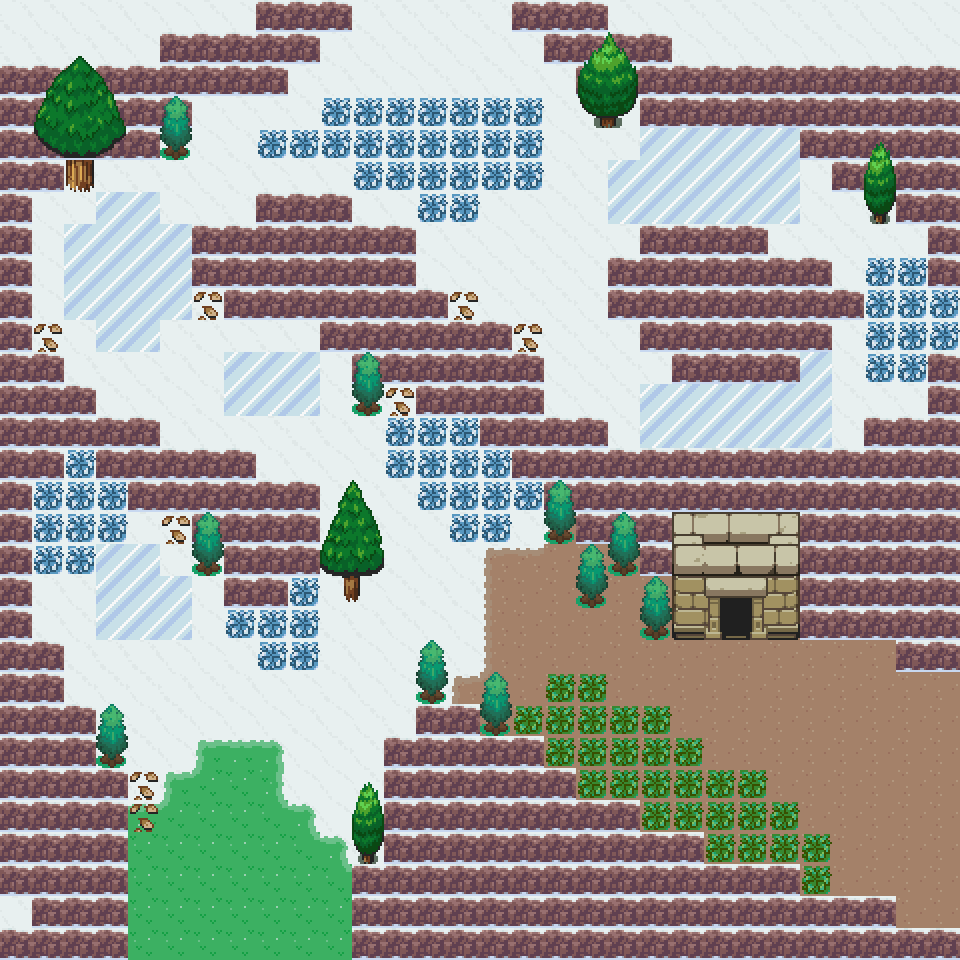

Rendered tile map (Tiled .tmx) drawn with the repository's tilesets; below, a short description and the map source with its tile grids summarised:
An orthogonal 30x30 tile map with 32x32 px tiles, 4 tile layers (Tile Layer 1, Tile Layer 2, Tile Layer 3, Tile Layer 4), 2 tilesets and 67 objects (51x event, 16x collision).

<map version="1.10" tiledversion="1.11.1-99-gec89c545" orientation="orthogonal" renderorder="right-down" compressionlevel="0" width="30" height="30" tilewidth="32" tileheight="32" infinite="0" nextlayerid="8" nextobjectid="77">
 <properties>
  <property name="edges" value="clamped" />
 </properties>
 <tileset firstgid="1" source="../gfx/tilesets/core_outdoor.tsx" />
 <tileset firstgid="2776" source="../gfx/tilesets/oceanset_outside.tsx" />
 <layer id="1" name="Tile Layer 1" width="30" height="30">
  <data>[900 cells, 900 non-empty, 7 distinct tile ids]</data>
 </layer>
 <layer id="2" name="Tile Layer 2" width="30" height="30">
  <data>[900 cells, 65 non-empty, 27 distinct tile ids]</data>
 </layer>
 <layer id="5" name="Tile Layer 3" width="30" height="30">
  <data>[900 cells, 129 non-empty, 40 distinct tile ids]</data>
 </layer>
 <layer id="7" name="Tile Layer 4" width="30" height="30">
  <data>[900 cells, 0 non-empty, 0 distinct tile ids]</data>
 </layer>
 <objectgroup color="#ffff00" id="4" name="Events">
  <object id="1" name="Teleport to River Village" type="event" x="128" y="928" width="32" height="32">
   <properties>
    <property name="act1" value="transition_teleport player,water_river_village.tmx,15,0,0.5" />
    <property name="act2" value="char_face player,down" />
    <property name="cond1" value="is char_at player" />
    <property name="cond2" value="is char_facing player,down" />
   </properties>
  </object>
  <object id="2" name="Teleport to River Village" type="event" x="160" y="928" width="32" height="32">
   <properties>
    <property name="act1" value="transition_teleport player,water_river_village.tmx,15,0,0.5" />
    <property name="act2" value="char_face player,down" />
    <property name="cond1" value="is char_at player" />
    <property name="cond2" value="is char_facing player,down" />
   </properties>
  </object>
  <object id="3" name="Teleport to River Village" type="event" x="192" y="928" width="32" height="32">
   <properties>
    <property name="act1" value="transition_teleport player,water_river_village.tmx,16,0,0.5" />
    <property name="act2" value="char_face player,down" />
    <property name="cond1" value="is char_at player" />
    <property name="cond2" value="is char_facing player,down" />
   </properties>
  </object>
  <object id="4" name="Teleport to River Village" type="event" x="224" y="928" width="32" height="32">
   <properties>
    <property name="act1" value="transition_teleport player,water_river_village.tmx,17,0,0.5" />
    <property name="act2" value="char_face player,down" />
    <property name="cond1" value="is char_at player" />
    <property name="cond2" value="is char_facing player,down" />
   </properties>
  </object>
  <object id="5" name="Teleport to River Village" type="event" x="256" y="928" width="32" height="32">
   <properties>
    <property name="act1" value="transition_teleport player,water_river_village.tmx,18,0,0.5" />
    <property name="act2" value="char_face player,down" />
    <property name="cond1" value="is char_at player" />
    <property name="cond2" value="is char_facing player,down" />
   </properties>
  </object>
  <object id="6" name="Teleport to River Village" type="event" x="288" y="928" width="32" height="32">
   <properties>
    <property name="act1" value="transition_teleport player,water_river_village.tmx,19,0,0.5" />
    <property name="act2" value="char_face player,down" />
    <property name="cond1" value="is char_at player" />
    <property name="cond2" value="is char_facing player,down" />
   </properties>
  </object>
  <object id="7" name="Teleport to River Village" type="event" x="320" y="928" width="32" height="32">
   <properties>
    <property name="act1" value="transition_teleport player,water_river_village.tmx,19,0,0.5" />
    <property name="act2" value="char_face player,down" />
    <property name="cond1" value="is char_at player" />
    <property name="cond2" value="is char_facing player,down" />
   </properties>
  </object>
  <object id="8" name="Teleport to Ice Village" type="event" x="352" y="0" width="32" height="32">
   <properties>
    <property name="act1" value="transition_teleport player,water_snow_village.tmx,11,29,0.5" />
    <property name="act2" value="char_face player,up" />
    <property name="cond1" value="is char_at player" />
    <property name="cond2" value="is char_facing player,up" />
   </properties>
  </object>
  <object id="9" name="Teleport to Ice Village" type="event" x="384" y="0" width="32" height="32">
   <properties>
    <property name="act1" value="transition_teleport player,water_snow_village.tmx,12,29,0.5" />
    <property name="act2" value="char_face player,up" />
    <property name="cond1" value="is char_at player" />
    <property name="cond2" value="is char_facing player,up" />
   </properties>
  </object>
  <object id="10" name="Teleport to Ice Village" type="event" x="416" y="0" width="32" height="32">
   <properties>
    <property name="act1" value="transition_teleport player,water_snow_village.tmx,13,29,0.5" />
    <property name="act2" value="char_face player,up" />
    <property name="cond1" value="is char_at player" />
    <property name="cond2" value="is char_facing player,up" />
   </properties>
  </object>
  <object id="11" name="Teleport to Ice Village" type="event" x="448" y="0" width="32" height="32">
   <properties>
    <property name="act1" value="transition_teleport player,water_snow_village.tmx,14,29,0.5" />
    <property name="act2" value="char_face player,up" />
    <property name="cond1" value="is char_at player" />
    <property name="cond2" value="is char_facing player,up" />
   </properties>
  </object>
  <object id="12" name="Teleport to Ice Village" type="event" x="480" y="0" width="32" height="32">
   <properties>
    <property name="act1" value="transition_teleport player,water_snow_village.tmx,15,29,0.5" />
    <property name="act2" value="char_face player,up" />
    <property name="cond1" value="is char_at player" />
    <property name="cond2" value="is char_facing player,up" />
   </properties>
  </object>
  <object id="13" name="Teleport to Volcano Village" type="event" x="928" y="672" width="32" height="32">
   <properties>
    <property name="act1" value="transition_teleport player,water_volcano_village.tmx,0,26,0.5" />
    <property name="act2" value="char_face player,right" />
    <property name="cond1" value="is char_at player" />
    <property name="cond2" value="is char_facing player,right" />
   </properties>
  </object>
  <object id="14" name="Teleport to Volcano Village" type="event" x="928" y="704" width="32" height="32">
   <properties>
    <property name="act1" value="transition_teleport player,water_volcano_village.tmx,0,26,0.5" />
    <property name="act2" value="char_face player,right" />
    <property name="cond1" value="is char_at player" />
    <property name="cond2" value="is char_facing player,right" />
   </properties>
  </object>
  <object id="15" name="Teleport to Volcano Village" type="event" x="928" y="736" width="32" height="32">
   <properties>
    <property name="act1" value="transition_teleport player,water_volcano_village.tmx,0,26,0.5" />
    <property name="act2" value="char_face player,right" />
    <property name="cond1" value="is char_at player" />
    <property name="cond2" value="is char_facing player,right" />
   </properties>
  </object>
  </objectgroup>
 <objectgroup color="#ff0000" id="6" name="Collisions">
  <!-- 16 objects omitted --></objectgroup>
</map>
<!-- 52 of 67 objects omitted -->
